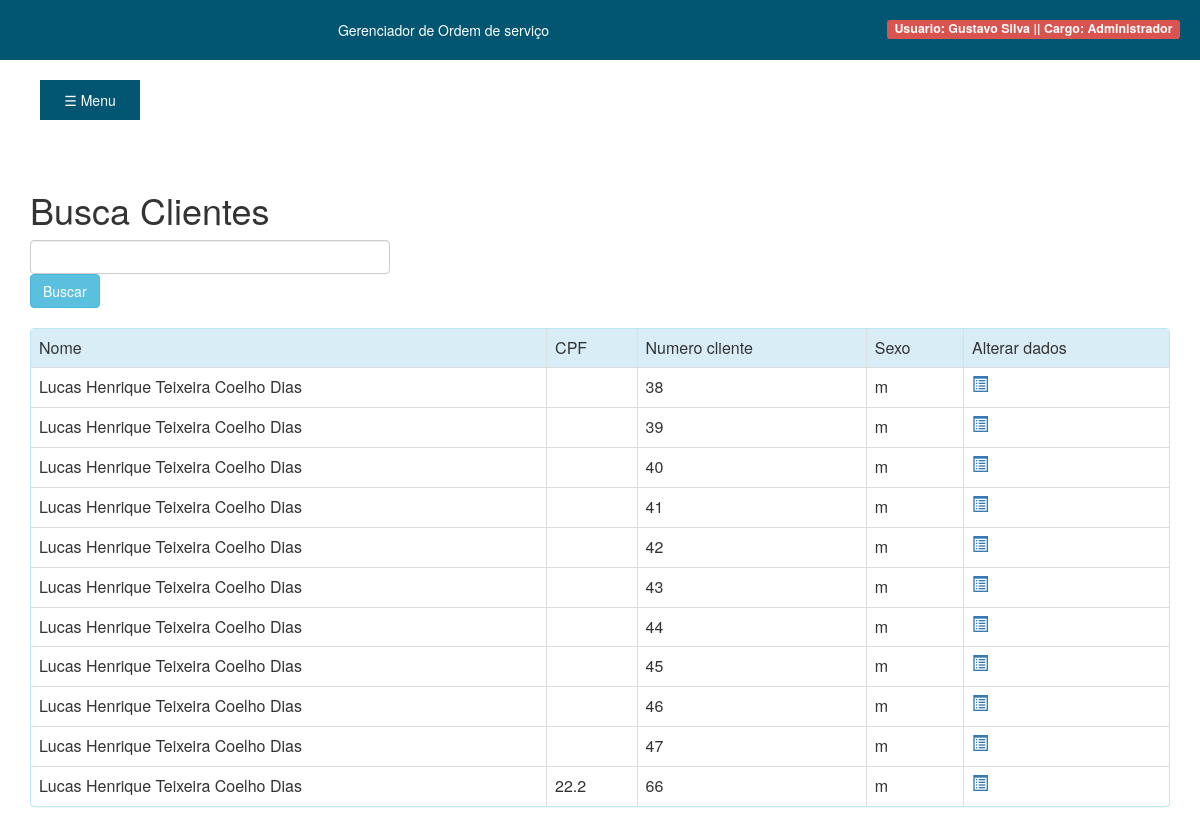
Screenshot of /views/frmListarCliente.php?busca=Lucas Henrique Teixeira Coelho Dias (signed in) with the database file from the repository.
### tables this page shows
CREATE TABLE `clientes` (
  `NumeroConta` int(10) UNSIGNED NOT NULL,
  `idEndereco` int(10) UNSIGNED NOT NULL,
  `NomeCliente` varchar(255) DEFAULT NULL,
  `CPF_CNPJ` varchar(25) DEFAULT NULL,
  `SexoCliente` varchar(1) DEFAULT NULL,
  `DTNCliente` date DEFAULT NULL,
  `TelefoneCliente` varchar(20) DEFAULT NULL,
  `StatusCliente` varchar(15) DEFAULT NULL
);

### classes/Conexao.php (called while the page is built)
<?php
class Conexao
{
    public static $connect;
    public static function abrirConexao()
    {
        if(!isset(self::$connect))
        {
            self::$connect = new PDO ('mysql:host=localhost;dbname=os_3', 'root', '', array(PDO::MYSQL_ATTR_INIT_COMMAND => "SET NAMES utf8"));
            self::$connect->setAttribute(PDO::ATTR_ERRMODE, PDO::ERRMODE_EXCEPTION);
        }
    return self::$connect;
    }
}

### classes/Cliente.php (called while the page is built, shortened)
<?php
include_once 'Conexao.php';
class Cliente extends Conexao
{
    public function BuscarCliente($Nome)
    {
        try
        {
            $SQL = "SELECT * FROM clientes WHERE NomeCliente like '$Nome%' ;";
            $p_sql = Conexao::abrirConexao()->prepare($SQL);
            $p_sql->execute();
            return $p_sql->fetchall(PDO::FETCH_OBJ);
        }catch (Exception $e)
        {
                print "ERRO" . $e;
        }
    }
}

### views/frmListarCliente.php (the view, shortened to what this page needs)
<?php
require_once '../layout/cabecalho.php';
require_once '../classes/Cliente.php';
$Cliente = new Cliente();
if (isset($_GET['busca'])) {
	$DadosCliente = $Cliente->BuscarCliente($_GET['busca']);
}
?>
<div class='container'>
<h1>Busca Clientes</h1>
<div class='row'>
	<form class="col-xs-4">
		<input class='form-control' maxlenght="100" type='text' name='busca' />
		<button class='btn btn-primary btn-info'>Buscar</button>
	</form>
</div>
<br>
<div class='panel panel-info table-responsive'>
	<table class='table table-bordered'>
		<tr class='bg-info'>
			<td>Nome</td>
			<td>CPF</td>
			<td>Numero cliente</td>
			<td>Sexo</td>
			<td>Alterar dados</td>
		</tr>
		<?php
		if (isset($_GET['busca'])) :
		foreach ($DadosCliente as $Dados) : ?>
		<tr>
			<td><?php echo $Dados->NomeCliente ?></td>
			<td><?php echo $Dados->CPF_CNPJ; ?></td>
			<td><?php echo $Dados->NumeroConta; ?></td>
			<td><?php echo $Dados->SexoCliente; ?></td>
			<td><a href="frmalterardadoscliente.php?id=<?php echo $Dados->NumeroConta ?>"><span class="glyphicon glyphicon-list-alt"></span></td>
		</tr>
		<?php
			endforeach;
			endif;
		?>
	</table>
</div>
</div>

### layout/cabecalho.php (shortened to what this page needs)
<!DOCTYPE HTML>
<html>
<head>
<?php
    include_once 'biblioteca.php';
?>
</head>
<body>
<header class="site-header push">
    Gerenciador de Ordem de serviço <font class="direita label label-danger ">Usuario: <?php echo $_SESSION['nome'] . ' || Cargo: ' . $_SESSION['cargo']; ?> </font>
</header>
        <div id="container">
            <div class="menu-btn">&#9776; Menu</div>
        </div>
</body>
</html>

### layout/biblioteca.php (shortened to what this page needs)
<link rel="stylesheet" type="text/css" href="../layout/css/sweetalert.css">
<link rel="stylesheet" type="text/css" href="../layout/dados_menu/css/demo.css">
<link rel="stylesheet" type="text/css" href="../layout/dados_menu/css/normalize.css">
<link rel="stylesheet" type="text/css" href="../layout/dados_menu/css/pushy.css">
<link rel="stylesheet" type="text/css" href="../layout/bootstrap/css/bootstrap.css">

### layout/dados_menu/css/demo.css (style rules this page uses)
html, body { -webkit-tap-highlight-color: transparent; overflow-x: hidden; }
#container { position: relative; padding: 20px 40px; padding-top: 80px; }
.menu-btn { width: 100px; padding: 10px; margin-bottom: 30px; background: #035671; color: #FFF; text-align: center; cursor: pointer; }
.site-header { position: fixed; background: #035671; color: #FFF; width: 100%; padding: 20px 0; text-align: center; z-index: 9998; }
.direita { float: right; font-size: 16px; margin-right: 20; }

### layout/dados_menu/css/pushy.css (style rules this page uses)
#container, .pushy, .push { transition: transform 0.2s cubic-bezier(0.16, 0.68, 0.43, 0.99); }

### rows the page displays
clientes: NomeCliente "Lucas Henrique Teixeira Coelho Dias", NumeroConta "38", SexoCliente "m"
clientes: NomeCliente "Lucas Henrique Teixeira Coelho Dias", NumeroConta "39", SexoCliente "m"
clientes: NomeCliente "Lucas Henrique Teixeira Coelho Dias", NumeroConta "40", SexoCliente "m"
clientes: NomeCliente "Lucas Henrique Teixeira Coelho Dias", NumeroConta "41", SexoCliente "m"
clientes: NomeCliente "Lucas Henrique Teixeira Coelho Dias", NumeroConta "42", SexoCliente "m"
clientes: NomeCliente "Lucas Henrique Teixeira Coelho Dias", NumeroConta "43", SexoCliente "m"
clientes: NomeCliente "Lucas Henrique Teixeira Coelho Dias", NumeroConta "44", SexoCliente "m"
clientes: NomeCliente "Lucas Henrique Teixeira Coelho Dias", NumeroConta "45", SexoCliente "m"
clientes: NomeCliente "Lucas Henrique Teixeira Coelho Dias", NumeroConta "46", SexoCliente "m"
clientes: NomeCliente "Lucas Henrique Teixeira Coelho Dias", NumeroConta "47", SexoCliente "m"
clientes: NomeCliente "Lucas Henrique Teixeira Coelho Dias", CPF_CNPJ "22.2", NumeroConta "66", SexoCliente "m"

### other values shown
$_SESSION['nome'] "Gustavo Silva"
$_SESSION['cargo'] "Administrador"
